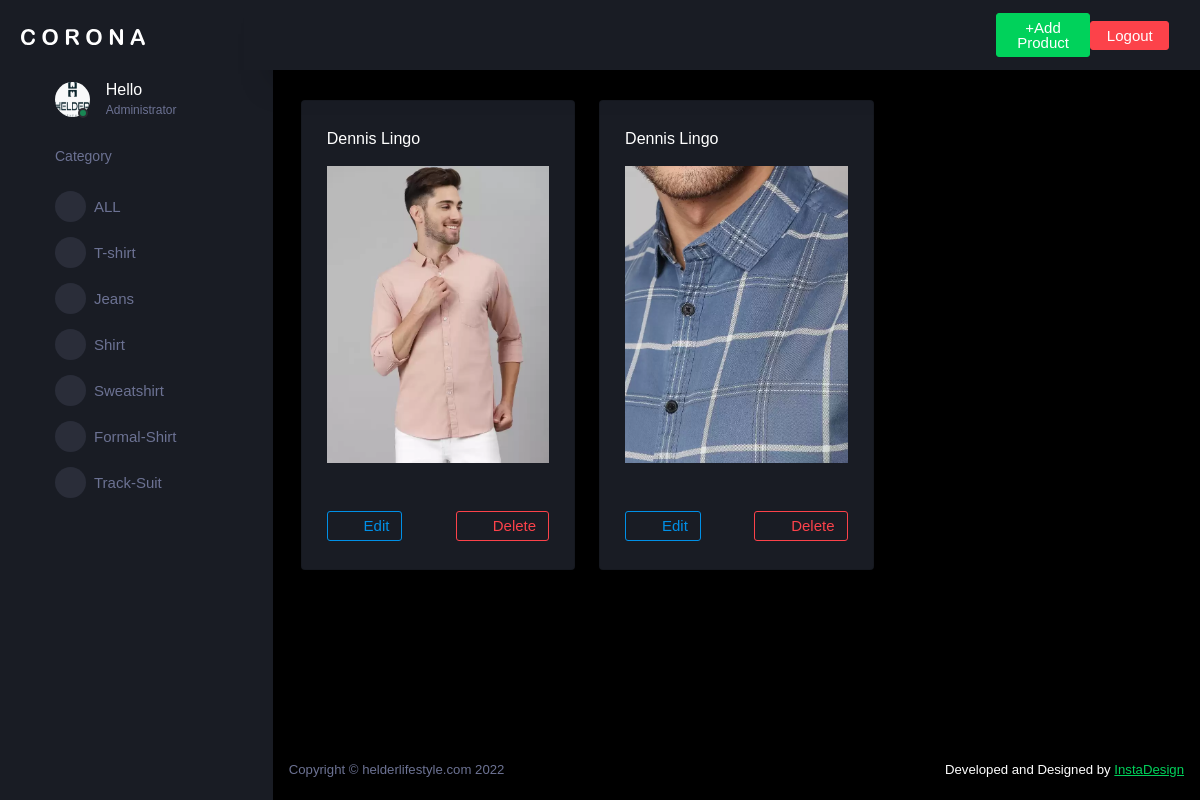
Page /helder/adminhome/?category=Shirt (signed in) on the committed database.
### helder/models.py (models this page shows, shortened)
class Category(models.Model):
    class Meta:
        verbose_name = 'Category'
        verbose_name_plural = 'Categories'
    user = models.ForeignKey(
        User, on_delete=models.SET_NULL, null=True, blank=True)
    name = models.CharField(max_length=100, null=False, blank=False)

class Photo(models.Model):
    class Meta:
        verbose_name = 'Photo'
        verbose_name_plural = 'Photos'
    category = models.ForeignKey(
        Category, on_delete=models.SET_NULL, null=True, blank=True)
    name = models.CharField(max_length=100, null=False, blank=False)
    image = models.ImageField(null=True, blank=True)
    image1 = models.ImageField(null=True, blank=True)
    image2 = models.ImageField(null=True, blank=True)
    image3= models.ImageField(null=True, blank=True)
    image4= models.ImageField(null=True, blank=True)
    imgname=models.CharField(max_length=500)
    date=models.CharField(max_length=100)
    size=models.CharField(max_length=500)
    description=models.CharField(max_length=500)
    detail1=models.CharField(max_length=500)
    detail2=models.CharField(max_length=500)
    detail3=models.CharField(max_length=500)
    detail4=models.CharField(max_length=500)
    detail5=models.CharField(max_length=500)

### helder/views.py (the view)
# urls.py: path('adminhome/', adminhome, name='adhome'),
@login_required(login_url='login')
def adminhome(request):
    user = request.user
    category = request.GET.get('category')
    if category == None:
        photo = Photo.objects.filter(category__user=user)
    else:
        photo = Photo.objects.filter(
            category__name=category, category__user=user)
    categories = Category.objects.filter(user=user)
    photos=photo.order_by('-date')
    context = {'categories': categories, 'photos': photos}
    return render(request, 'adminhome.html', context)

### helder/templates/adminhome.html (shortened to what this page needs)
<!DOCTYPE html>
<html lang="en">
<head>
  <link rel="stylesheet" href="/static/backend/vendors/mdi/css/materialdesignicons.min.css">
  <link rel="stylesheet" href="/static/backend/vendors/css/vendor.bundle.base.css">
  <link rel="stylesheet" href="/static/backend/vendors/jvectormap/jquery-jvectormap.css">
  <link rel="stylesheet" href="/static/backend/vendors/flag-icon-css/css/flag-icon.min.css">
  <link rel="stylesheet" href="/static/backend/vendors/owl-carousel-2/owl.carousel.min.css">
  <link rel="stylesheet" href="/static/backend/vendors/owl-carousel-2/owl.theme.default.min.css">
  <link rel="stylesheet" href="/static/backend/css/style.css">
</head>
<body>
  <div class="container-scroller">
    <div class="row p-0 m-0 proBanner" id="">
      <div class="col-md-12 p-0 m-0">
        <div class="card-body card-body-padding d-flex align-items-center justify-content-between">
        </div>
      </div>
    </div>
    <nav class="sidebar sidebar-offcanvas" id="sidebar">
      <div class="sidebar-brand-wrapper d-none d-lg-flex align-items-center justify-content-center fixed-top">
        <a class="sidebar-brand brand-logo" href="index.html"><img src="/static/backend/images/logo.svg"
            alt="logo" /></a>
      </div>
      <ul class="nav works-filter">
        <li class="nav-item profile">
          <div class="profile-desc">
            <div class="profile-pic">
              <div class="count-indicator">
                <img class="img-xs bg-light rounded-circle " src="/static/frontend/img/logo.png" alt="">
                <span class="count bg-success"></span>
              </div>
              <div class="profile-name">
                {% if request.user.is_authenticated %}
                <h5 class="mb-0 font-weight-normal"> Hello {{user.first_name}}</h5>
                {% endif %}
                <span>Administrator</span>
              </div>
            </div>
          </div>
        </li>
        <li class="nav-item nav-category">
          <span class="nav-link">Category</span>
        </li>
        <li class="nav-item menu-items">
          <a href="{% url 'adhome' %}" class="nav-link ">
            <span class="menu-icon">
              <i class="mdi mdi-tshirt-crew"></i>
            </span>
            <span class="menu-title">ALL</span>
          </a>
        </li>
        {% for category in categories %}
        <li class="nav-item menu-items">
          <a class="nav-link " href="{% url 'adhome' %}?category={{category.name}}">
            <span class="menu-icon">
              <i class=" mdi mdi-tshirt-crew "></i>
            </span>
            <span class="menu-title">{{category.name}}</span>
          </a>
        </li>
        {%endfor%}
      </ul>
    </nav>
    <div class="container-fluid page-body-wrapper">
      <nav class="navbar p-0 fixed-top d-flex flex-row">
        <div class="navbar-menu-wrapper flex-grow d-flex align-items-stretch">
          <button class="navbar-toggler navbar-toggler align-self-center" type="button" data-toggle="minimize">
            <span class="mdi mdi-menu"></span>
          </button>
          <ul class="navbar-nav justyfy-content navbar-nav-right">
            <a href="{% url 'addph' %}" class="btn btn-success col-6 " data-toggle="minimize" type="button">+Add
              Product</a>
            <a href="{% url 'logout' %}" onclick="return confirm('Sure to logout?')" class="btn btn-danger col-5" data-toggle="minimize">Logout</a>
          </ul>
        </div>
      </nav>
      {%block mainpanel%}
      <div class="main-panel">
        <div class="content-wrapper ">
          <div class="row js-masonry" id="work-grid">
            {% for photo in photos %}
            <div class="col-md-4 col-sm-4 col-xs-12  mix {{photo.name}}">
              <div class="card">
                <div class="card-body">
                  <h5 class="card-title">{{photo.imgname}}</h5>
                  <div class="col-md-12 grid-margin stretch-card">
                    <img src="{{photo.image.url}}" alt="" class="img-fluid">
                    <div class="row">
                      <div class="col-md-4 p-3">
                      </div>
                    </div>
                  </div>
                  <div class="d-flex pt-4">
                    <div class="preview-list w-100">
                      <div class="preview-item p-0">
                        <div class="d-flex w-100 justify-content-between">
                          <a href="{%url 'edit' photo.id%}" class="btn btn-outline-primary btn-icon-text">
                            <i class="mdi mdi-crop  btn-icon-prepend"></i> Edit </a>
                          <a href="{%url 'delb' photo.id%}" onclick="return confirm('Are You Sure to delete?')"
                            class="btn btn-outline-danger btn-icon-text">
                            <i class=" mdi mdi-delete btn-icon-prepend"></i> Delete </a>
                        </div>
                      </div>
                    </div>
                  </div>
                </div>
              </div>
            </div>
            {%endfor%}
          </div>
        </div>
        <footer class="footer">
          <div class="d-sm-flex justify-content-center justify-content-sm-between">
            <span class="text-muted d-block text-center text-sm-left d-sm-inline-block">Copyright © helderlifestyle.com
              2022</span>
            <span class="float-none float-sm-right d-block mt-1 mt-sm-0 text-center">Developed and Designed by <a
                href="">InstaDesign</a></span>
          </div>
        </footer>
      </div>
      {%endblock mainpanel%}
    </div>
  </div>
</body>
</html>

### rows in the picture
Category: name "T-shirt"
Category: name "Jeans"
Category: name "Shirt"
Category: name "Sweatshirt"
Category: name "Formal-Shirt"
Category: name "Track-Suit"
Photo: imgname "Dennis Lingo", image (picture)
Photo: imgname "Dennis Lingo", image (picture)
